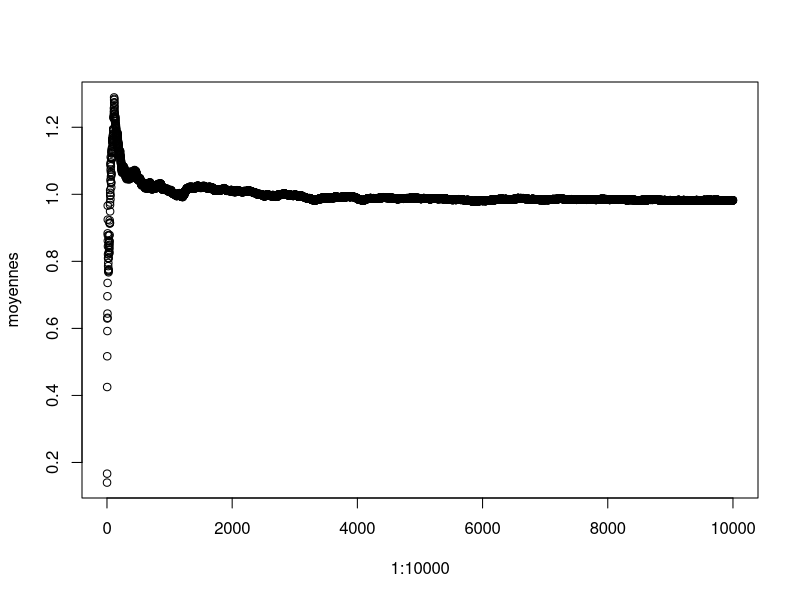

This chart was generated by the following R code:
uniforme=rexp(10000)
moyennes=rep(0,10000)
for (i in 1:10000) {
	moyennes[i]=mean(uniforme[1:i])
}

plot(1:10000,moyennes)
